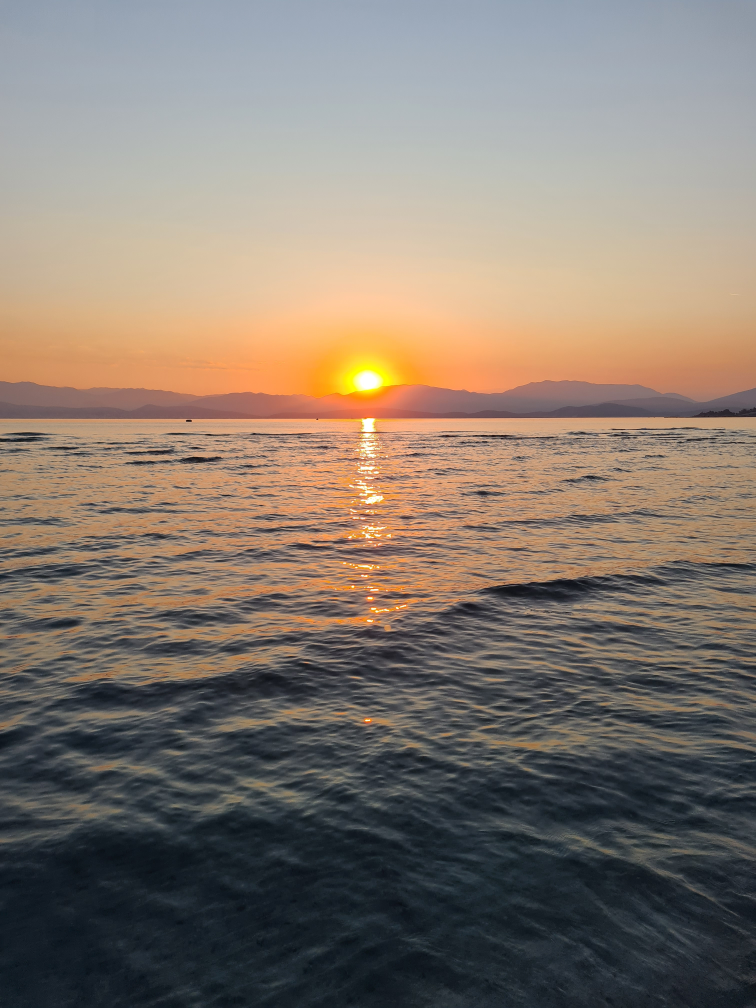
%> input picture images/sun.jpg, 3024 x 4032 px (shown at 1/4 size)
$ octave ZBgen.m   (GNU Octave 9; MATLAB toolbox functions it lacks are replaced by stand-ins)
%> lines starting %> are read from the running program, lines starting %| are printed output that depends on the picture
### wm_sizer.m
function [wm_out] = wm_sizer(in_mtx_h,in_mtx_w,wm_in,type)

cRows = in_mtx_h;
if strcmp(type,'dh')
    cCols = in_mtx_w/3;
elseif strcmp(type,'zb')
    cCols = in_mtx_w;
end

constrSquare = min(cRows,cCols);
wm_in = imresize(wm_in,[constrSquare constrSquare]);

if cRows < cCols % if matrix is wide
    wm_in = repmat(wm_in, 1, 30);
    wm_in = imcrop(wm_in, [0 0 cCols constrSquare]);

elseif cCols < cRows % if matrix is tall
    wm_in = repmat(wm_in, 30, 1);
    wm_in = imcrop(wm_in, [0 0 constrSquare cRows]);

end

wm_out = wm_in;
end

### keyGen.m
function key = keyGen(matrix,watermark)
watermark = wm_sizer(size(matrix,1),size(matrix,2),watermark,'zb');

key = xor(imbinarize(matrix,median(matrix,'all')), watermark);

end

### ZBgen.m
% Zero-Bit Watermarker
% By Theo Rickman
% University of Sheffield 2021

clear;
waveletType = 'haar';

% % Load image
[filename,path] = uigetfile('*.jpg');
%> the answer given: images/sun.jpg
imgO = imread([path,filename]);

if strcmp(filename,'sun.jpg') || strcmp(filename,'birds.jpg')
   imgO = rot90(imgO,-1); % otherwise images will be landscape
end

imgDb = im2double(imgO); % convert to double
img = rgb2ycbcr(imgDb);  % convert to YCbCr

aspectRatio = [size(img,2),size(img,1),size(img,3)];
%> aspectRatio = [4032 3024 3]

% image(img)
% pbaspect(aspectRatio)

imgY = squeeze(img(:,:,1)); % extract luma part of image (greyscale)
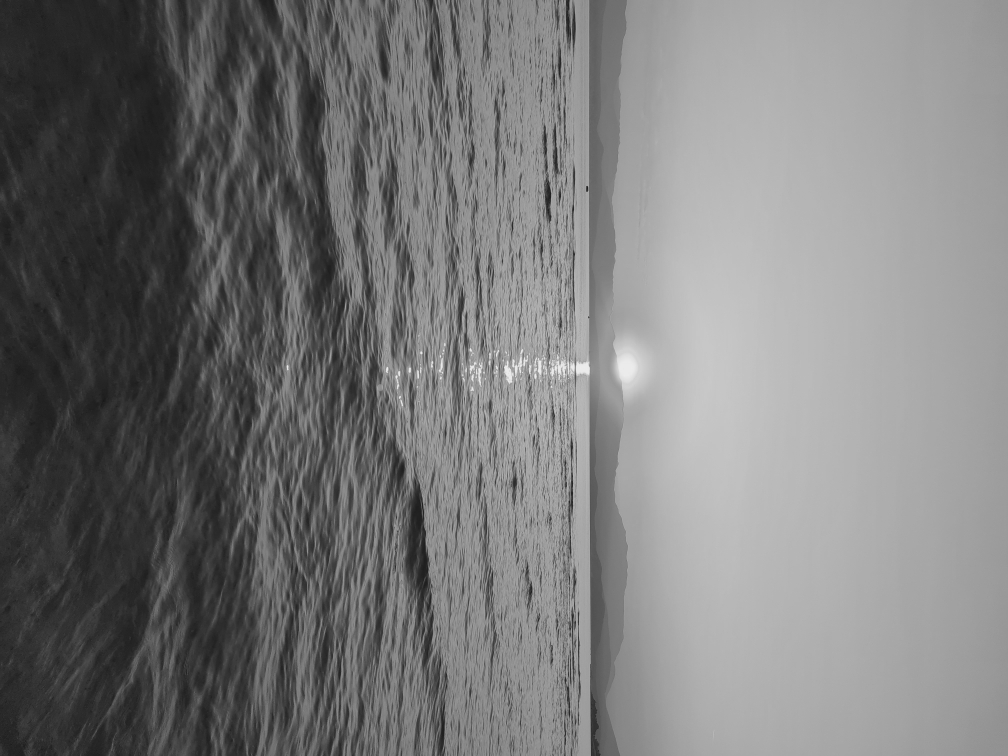
%> imgY: size 3024x4032 double (shown at 1/4 size); min 0.0659, max 0.922, mean 0.479

% % decompose Y part of image using dwt
[LL,HL,LH,HH] = dwt2(imgY,waveletType);
[LL2,HL2,LH2,HH2] = dwt2(LL,waveletType);
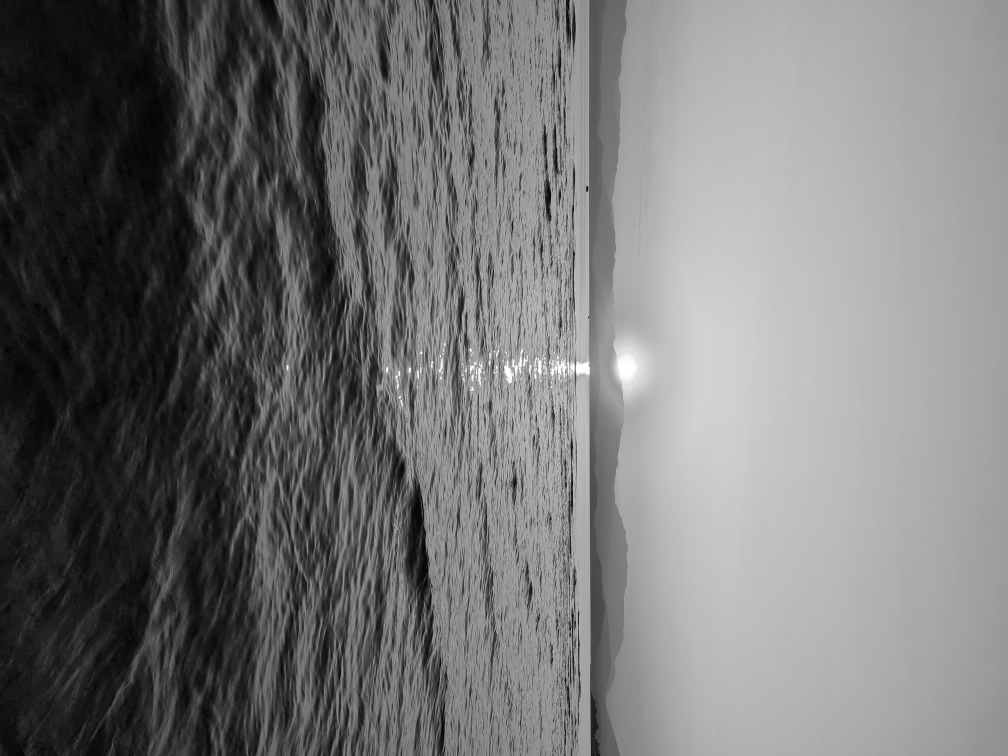
%> LL2: size 756x1008 double; min 0.414, max 3.69, mean 1.92; drawn with min black and max white
[LL3,HL3,LH3,HH3] = dwt2(LL2,waveletType);
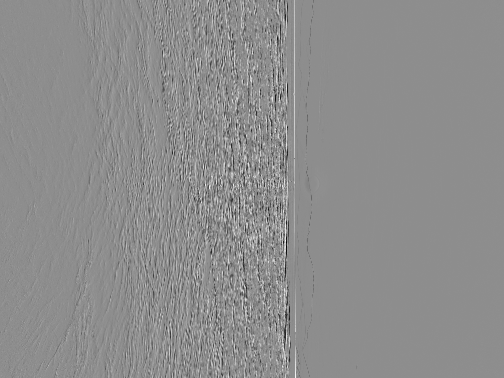
%> LH3: size 378x504 double; min -2.1, max 1.68, mean -0.00134; drawn with min black and max white

% load watermark and produce keys
load('watermarkZB.mat');

HLkey = keyGen(HL2,watermarkZB);
%> in keyGen, `key = xor(imbinarize(matrix,median(matrix,'all')), watermark);`:
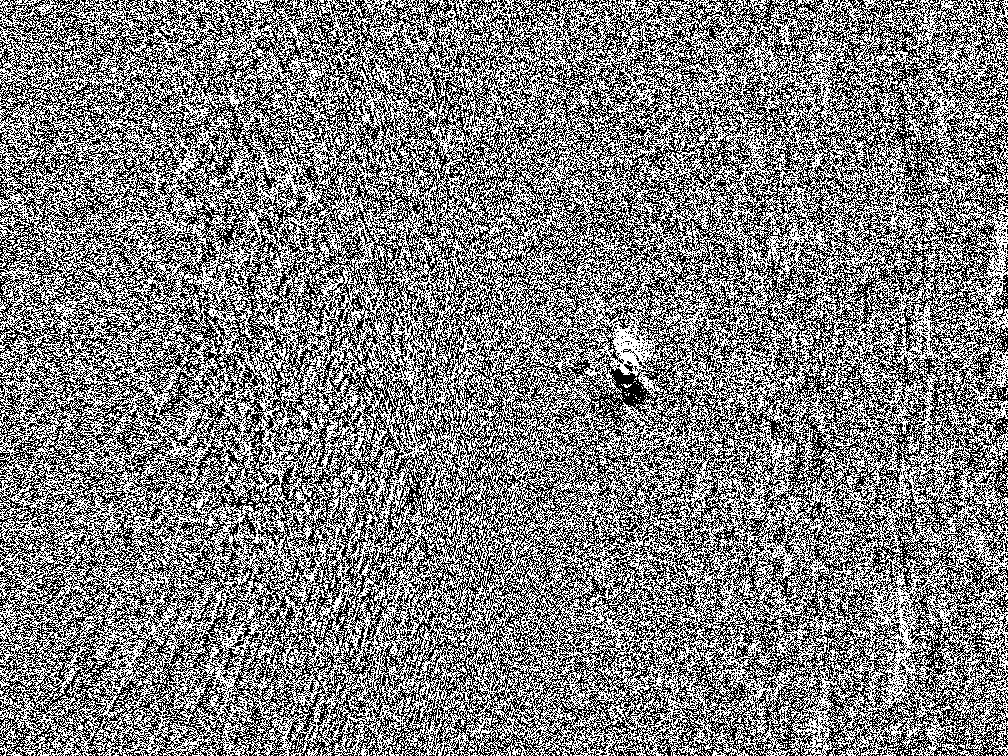
%> key: size 756x1008 logical; 50% white; black in thin lines or dots
LHkey = keyGen(LH2,watermarkZB);
%> in keyGen (call 2), `key = xor(imbinarize(matrix,median(matrix,'all')), watermark);`:
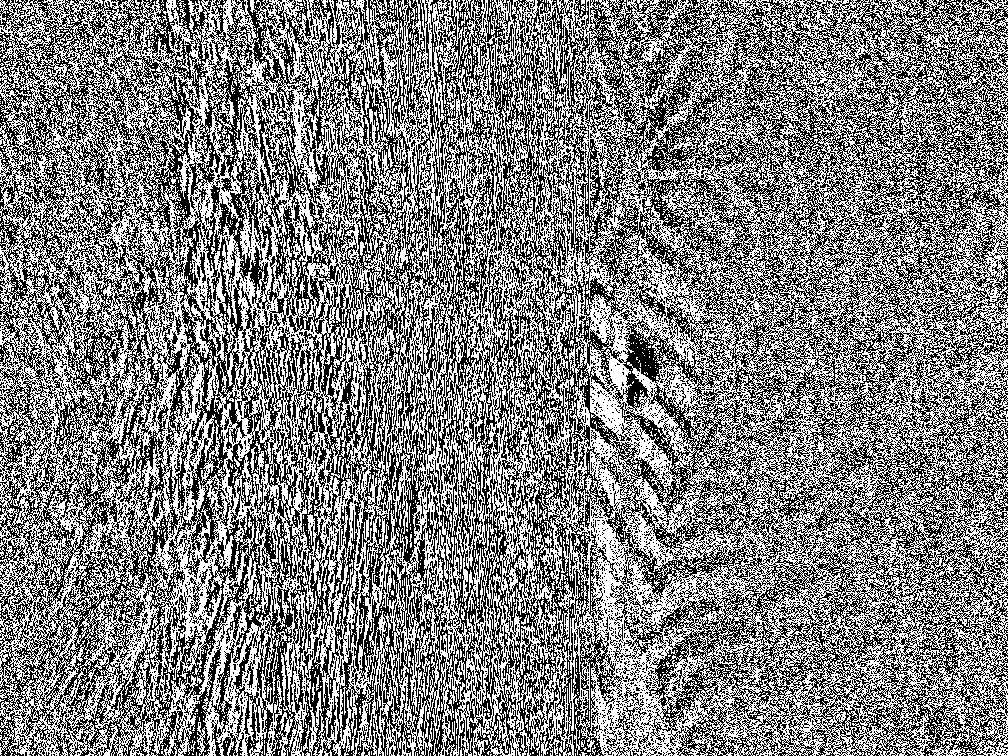
%> key: size 756x1008 logical; 50.3% white; black in thin lines or dots
HHkey = keyGen(HH2,watermarkZB);
%> in keyGen (call 3), `key = xor(imbinarize(matrix,median(matrix,'all')), watermark);`:
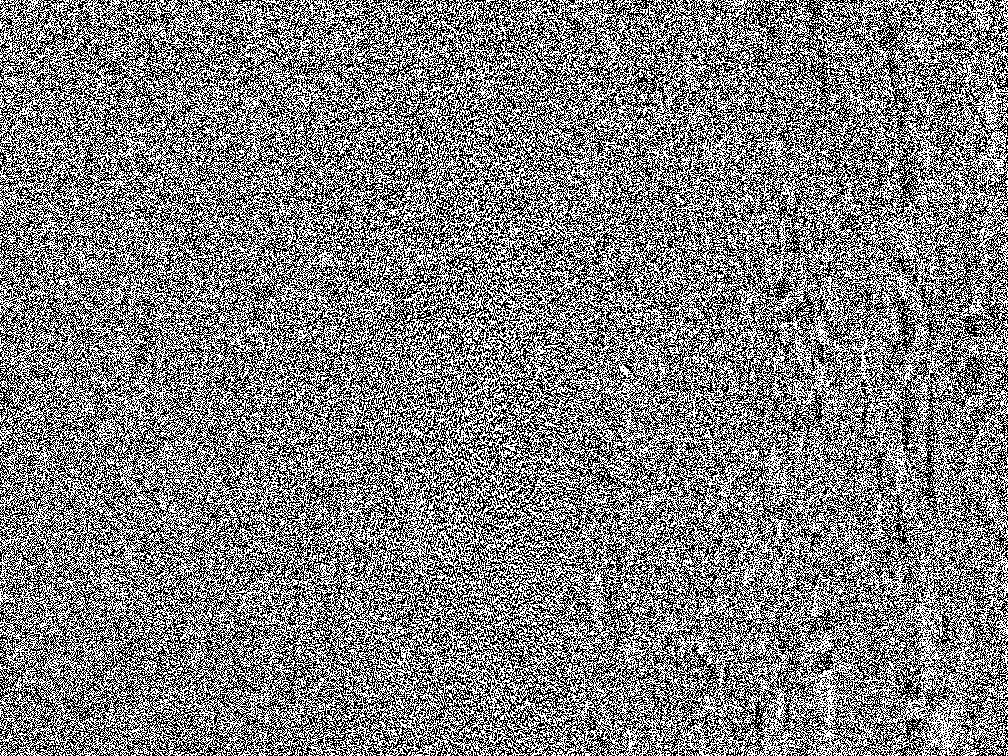
%> key: size 756x1008 logical; 50% white; black in thin lines or dots

% % recompose image using idwt
rLL2 = idwt2(LL3,HL3,LH3,HH3,waveletType);
rLL = idwt2(rLL2,HL2,LH2,HH2,waveletType);
imgReY = idwt2(rLL,HL,LH,HH,waveletType);

imgRe = cat(3,imgReY,img(:,:,2:3)); % reinsert Cb & Cr from original image
imgReDb = ycbcr2rgb(imgRe); % convert reconstituted YCbCr image to RGB
imgReO = im2uint8(imgReDb); % convert reconstituted RGB double image to uint8

% % measurements/validation

% compare reconstructed and original images- ssim should = 1 and immse = 0
disp(['ssim(rLL2,LL2)       == ',num2str(ssim(rLL2,LL2))])       % compare LL2
%| ssim(rLL2,LL2)       == 1
disp(['ssim(rLL,LL)         == ',num2str(ssim(rLL,LL))])         % compare LL
%| ssim(rLL,LL)         == 1
disp(['ssim(imgReY,imgY)    == ',num2str(ssim(imgReY,imgY))])    % compare greyscale image
%| ssim(imgReY,imgY)    == 1
%> (the run ends here)
